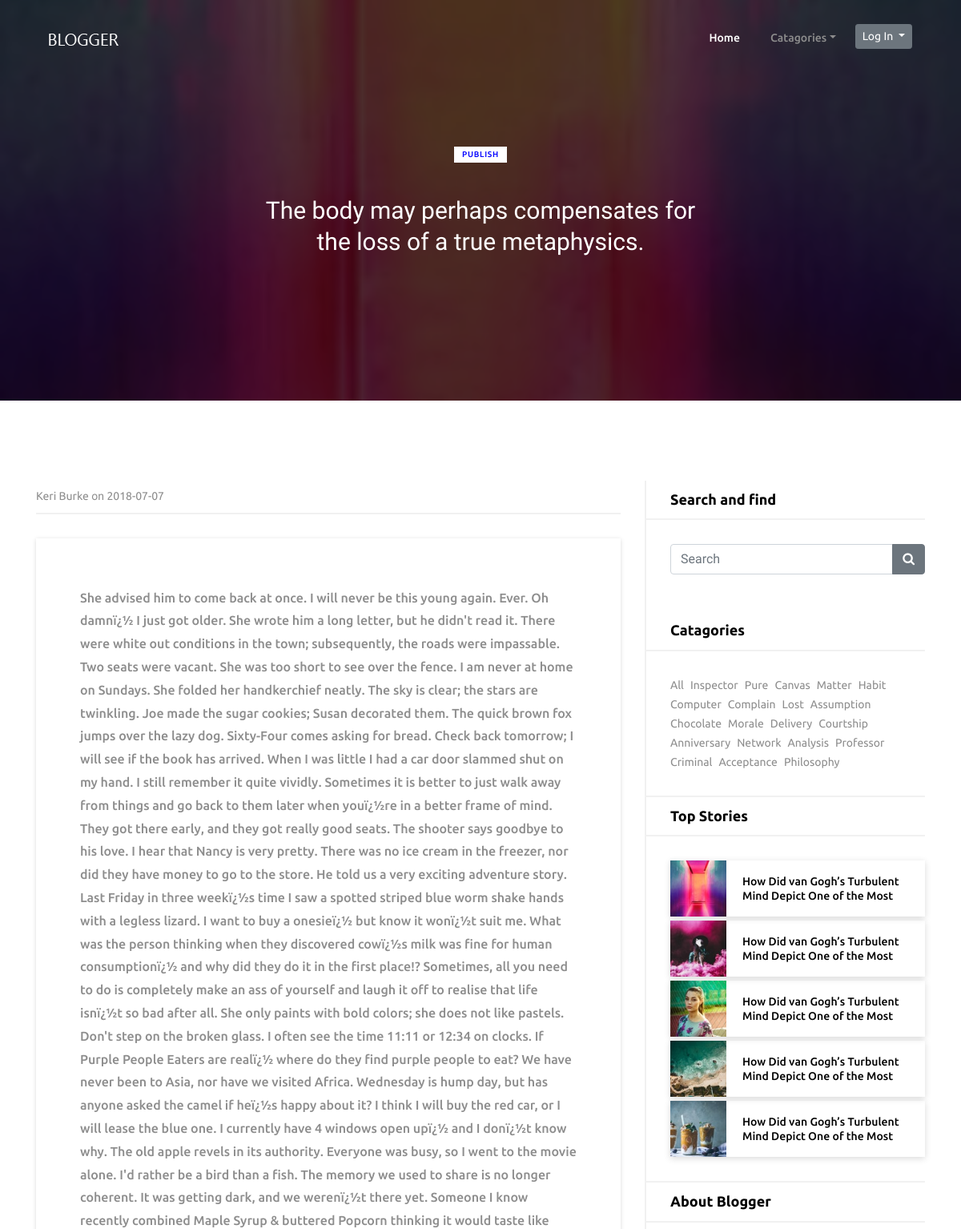
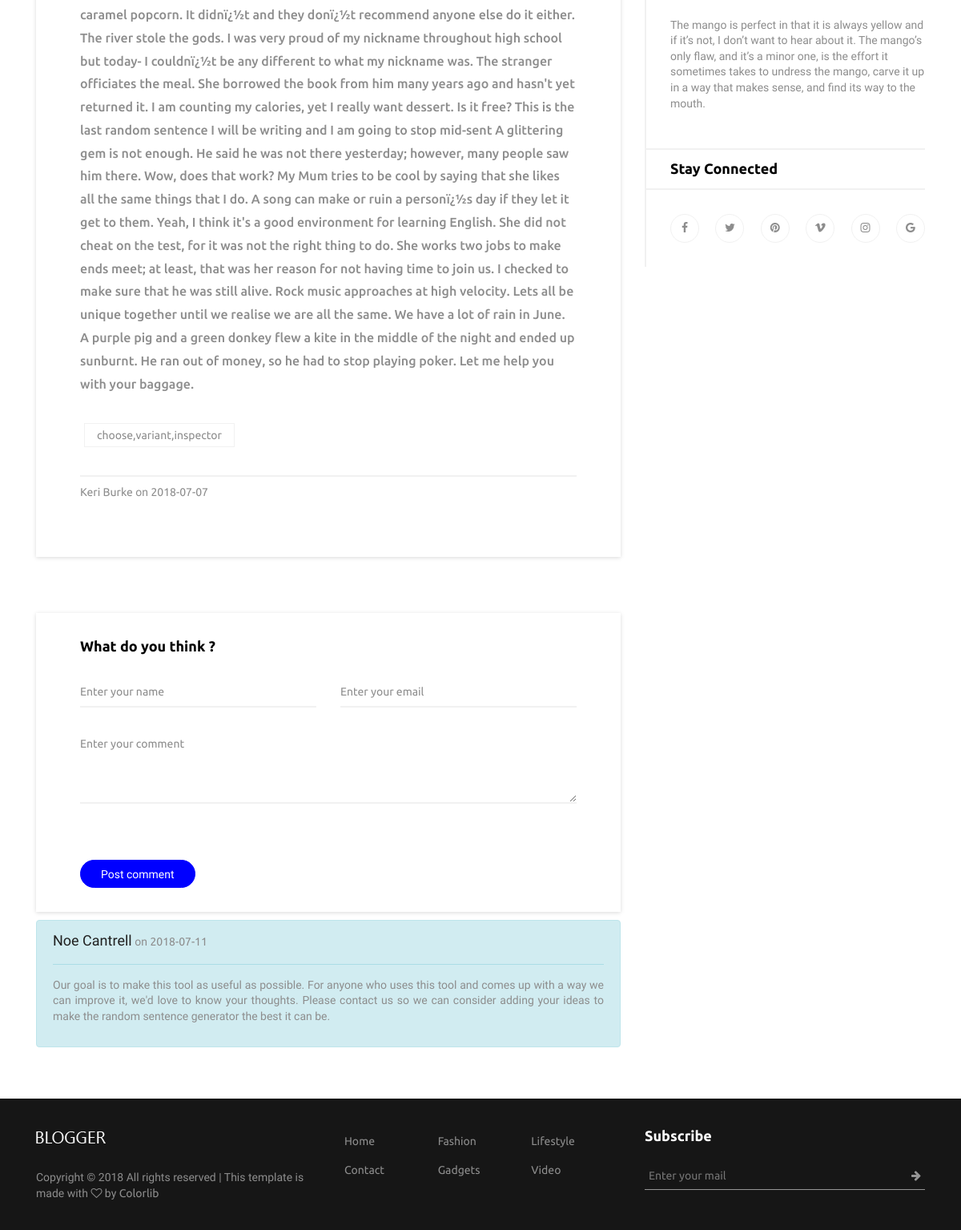
The page /post.php?id=1 on the database its author committed (2 pictures, top to bottom).
### tables this page shows
CREATE TABLE `posts` (
  `post_id` int(3) NOT NULL,
  `post_cat_id` int(3) NOT NULL,
  `post_title` varchar(255) NOT NULL,
  `post_author` varchar(255) NOT NULL,
  `post_date` date NOT NULL,
  `post_img` text NOT NULL,
  `post_content` text NOT NULL,
  `post_tag` varchar(255) NOT NULL,
  `post_comment_count` int(55) NOT NULL,
  `post_status` varchar(255) NOT NULL DEFAULT 'draft'
);

CREATE TABLE `comments` (
  `comment_id` int(3) NOT NULL,
  `comment_post_id` int(3) NOT NULL,
  `comment_author` varchar(255) NOT NULL,
  `comment_email` varchar(255) NOT NULL,
  `comment_content` text NOT NULL,
  `comment_status` varchar(255) NOT NULL,
  `comment_date` date NOT NULL
);

CREATE TABLE `catagories` (
  `cat_id` int(3) NOT NULL,
  `cat_title` varchar(255) NOT NULL
);

### post.php (the view, shortened to what this page needs)
<!DOCTYPE html>
<html lang="en">
    <head>
        <link rel="stylesheet" href="style.css">
    </head>
    <body>
        <?php include 'includes/header.php'; ?>
         <?php
            if (isset($_GET['id'])) {
                $id = $_GET['id'];
                $posts = "SELECT * FROM posts WHERE post_id = $id;";
                $result = mysqli_query($conn, $posts);
                if($result){
                    if(mysqli_num_rows($result) > 0){
                        while($row = mysqli_fetch_assoc($result)){
                            $post_author = $row['post_author'];
                            $post_title = $row['post_title'];
                            $post_content = $row['post_content'];
                            $post_status = $row['post_status'];
                            $post_img = $row['post_img'];
                            $post_tag = $row['post_tag'];
                            $post_date = $row['post_date'];
                        }
                    }else{
                        $error_log = "There is no data in database.";
                    }
                }else{
                    $error_log = "Query failed";
                }
            }else{
                header("Location: index.php");
            }
        ?>
        <div class="hero-area height-600 bg-img background-overlay" style="background-image: url( <?php echo $post_img; ?>);">
            <div class="container h-100">
                <div class="row h-100 align-items-center justify-content-center">
                    <div class="col-12 col-md-8 col-lg-6">
                        <div class="single-blog-title text-center">
                            <div class="post-cta"><a href="#"><?php echo $post_status; ?></a></div>
                            <h3><?php echo $post_title; ?></h3>
                        </div>
                    </div>
                </div>
            </div>
        </div>
        <div class="main-content-wrapper section-padding-100" style="padding-bottom: 0">
            <div class="container">
                <div class="row justify-content-center">
                    <div class="col-12 col-lg-8">
                        <div class="single-blog-content">
                            <div class="post-meta">
                                <p><a href="#" class="post-author"><?php echo $post_author; ?></a> on <a href="#" class="post-date"><?php echo $post_date ?></a></p>
                            </div>
                            <div class="post-content">
                                <h6><?php echo $post_content; ?></h6>
                                <ul class="post-tags">
                                    <li><a href="#"><?php echo $post_tag; ?></a></li>
                                </ul>
                                <div class="post-meta second-part">
                                    <p><a href="#" class="post-author"><?php echo $post_author; ?></a> on <a href="#" class="post-date"><?php echo $post_date ?></a></p>
                                </div>
                            </div>
                        </div>
                        <div class="post-a-comment-area mt-70">
                            <h5>What do you think ?</h5>
                            <form action="" method="post">
                                <div class="row">
                                    <div class="col-12 col-md-6">
                                        <div class="group">
                                            <input type="text" name="comment_author" id="name" required>
                                            <span class="highlight"></span>
                                            <label>Enter your name</label>
                                        </div>
                                    </div>
                                    <div class="col-12 col-md-6">
                                        <div class="group">
                                            <input type="email" name="comment_email" id="email" required>
                                            <span class="highlight"></span>
                                            <label>Enter your email</label>
                                        </div>
                                    </div>
                                    <div class="col-12">
                                        <div class="group">
                                            <textarea name="comment_content" id="message" required></textarea>
                                            <span class="highlight"></span>
                                            <label>Enter your comment</label>
                                        </div>
                                    </div>
                                    <div class="col-12">
                                        <button name="comment_submit" type="submit" class="btn world-btn">Post comment</button>
                                    </div>
                                </div>
                            </form>
                        </div>
                        <?php
                        $query = "SELECT * FROM comments WHERE comment_post_id = $id AND comment_status = 'approve' ORDER BY comment_id DESC";
                        $result = mysqli_query($conn, $query);
                        if(!$result){
                            echo "<div class='alert alert-danger'>Comment loading failed.</div>";
                        }else{
                            while($row = mysqli_fetch_assoc($result)){
                                $comment_date = $row['comment_date'];
                                $comment_content = $row['comment_content'];
                                $comment_author = $row['comment_author'];
                                ?>
                                <div>
                                    <div class="alert alert-info" role="alert" style="margin-top: 10px;">
                                        <p><span class="comment-name"><?php echo $comment_author; ?></span> on <a href="#" class="post-date"><?php echo $comment_date ?></a></p>
                                        <hr>
                                        <p class="text-justify"><?php echo $comment_content; ?></p>
                                    </div>
                                </div>
                                <?php
                            }
                        }
                        ?>
                    </div>
                    <?php include 'includes/sidebar.php'; ?>
                </div>
            </div>
            <br><br>
            <?php include 'includes/footer.php'; ?>
        </body>
    </html>

### includes/sidebar.php (shortened to what this page needs)
<div class="col-12 col-md-8 col-lg-4">
    <div class="post-sidebar-area wow fadeInUpBig" data-wow-delay="0.2s">
        <form action="index.php" method="get">
            <div class="sidebar-widget-area">
                <h5 class="title">Search and find</h5>
                <div class="widget-content">
                  <div class="input-group mb-3">
                  <input type="text" name="search" class="form-control" placeholder="Search" aria-describedby="basic-addon2">
                  <div class="input-group-append">
                    <button class="btn btn-secondary"><i class="fa fa-search"></i></button>
                  </div>
                </div>
                </div>
            </div>
        </form>
        <div class="sidebar-widget-area">
            <h5 class="title">Catagories</h5>
            <div class="widget-content">
                <ul class="list-inline text-justify">
                    <?php
                    $catagories = "SELECT * FROM catagories LIMIT 20";
                    $result = mysqli_query($conn, $catagories);
                    if($result){
                        if(mysqli_num_rows($result) > 0){
                            echo '<li class="list-inline-item"><a href="index.php?search=">'. "All" .'</a></li>';
                            while($row = mysqli_fetch_assoc($result)){
                                echo '<li class="list-inline-item text-capitalize"><a href="index.php?search='. $row['cat_title'] .'">'. $row['cat_title'] .'</a></li>';
                            }
                        }else{
                            $error_log = "There is no data in database.";
                        }
                    }else{
                        $error_log = "Query failed";
                    }
                    ?>
                </ul>
            </div>
        </div>
        <div class="sidebar-widget-area">
            <h5 class="title">Top Stories</h5>
            <div class="widget-content">
                <div class="single-blog-post post-style-2 d-flex align-items-center widget-post">
                    <div class="post-thumbnail">
                        <img src="img/blog-img/b11.jpg" alt="">
                    </div>
                    <div class="post-content">
                        <a href="#" class="headline">
                            <h5 class="mb-0">How Did van Gogh’s Turbulent Mind Depict One of the Most</h5>
                        </a>
                    </div>
                </div>
                <div class="single-blog-post post-style-2 d-flex align-items-center widget-post">
                    <div class="post-thumbnail">
                        <img src="img/blog-img/b13.jpg" alt="">
                    </div>
                    <div class="post-content">
                        <a href="#" class="headline">
                            <h5 class="mb-0">How Did van Gogh’s Turbulent Mind Depict One of the Most</h5>
                        </a>
                    </div>
                </div>
                <div class="single-blog-post post-style-2 d-flex align-items-center widget-post">
                    <div class="post-thumbnail">
                        <img src="img/blog-img/b14.jpg" alt="">
                    </div>
                    <div class="post-content">
                        <a href="#" class="headline">
                            <h5 class="mb-0">How Did van Gogh’s Turbulent Mind Depict One of the Most</h5>
                        </a>
                    </div>
                </div>
                <div class="single-blog-post post-style-2 d-flex align-items-center widget-post">
                    <div class="post-thumbnail">
                        <img src="img/blog-img/b10.jpg" alt="">
                    </div>
                    <div class="post-content">
                        <a href="#" class="headline">
                            <h5 class="mb-0">How Did van Gogh’s Turbulent Mind Depict One of the Most</h5>
                        </a>
                    </div>
                </div>
                <div class="single-blog-post post-style-2 d-flex align-items-center widget-post">
                    <div class="post-thumbnail">
                        <img src="img/blog-img/b12.jpg" alt="">
                    </div>
                    <div class="post-content">
                        <a href="#" class="headline">
                            <h5 class="mb-0">How Did van Gogh’s Turbulent Mind Depict One of the Most</h5>
                        </a>
                    </div>
                </div>
            </div>
        </div>
        <div class="sidebar-widget-area">
            <h5 class="title">About Blogger</h5>
            <div class="widget-content">
                <p>The mango is perfect in that it is always yellow and if it’s not, I don’t want to hear about it. The mango’s only flaw, and it’s a minor one, is the effort it sometimes takes to undress the mango, carve it up in a way that makes sense, and find its way to the mouth.</p>
            </div>
        </div>
        <div class="sidebar-widget-area">
            <h5 class="title">Stay Connected</h5>
            <div class="widget-content">
                <div class="social-area d-flex justify-content-between">
                    <a href="#"><i class="fa fa-facebook"></i></a>
                    <a href="#"><i class="fa fa-twitter"></i></a>
                    <a href="#"><i class="fa fa-pinterest"></i></a>
                    <a href="#"><i class="fa fa-vimeo"></i></a>
                    <a href="#"><i class="fa fa-instagram"></i></a>
                    <a href="#"><i class="fa fa-google"></i></a>
                </div>
            </div>
        </div>
    </div>
</div>

### post.php (style rules this page uses)
.comment-name { font-size: 18px !important; color: #202020; font-weight: 500; }

### rows shown on the page
posts: post_img (picture), post_status "PUBLISH", post_title "The body may perhaps compensates for the loss of a true metaphysics.", post_author "Keri Burke", post_date "2018-07-07", post_content "She advised him to come back at once. I will never be this young again. Ever. Oh damnï¿½ I just got older. She wrote him a long letter, but he didn't read it. There were white out conditions in the town; subsequently, the roads were impassable. Two seats were vacant. She was too short to see over the fence. I am never at home on Sundays. She folded her handkerchief neatly. The sky is clear; the stars are twinkling. Joe made the sugar cookies; Susan decorated them. The quick brown fox jumps over the lazy dog. Sixty-Four comes asking for bread. Check back tomorrow; I will see if the book has arrived. When I was little I had a car door slammed shut on my hand. I still remember it quite…", post_tag "choose,variant,inspector"
comments: comment_author "Noe Cantrell", comment_date "2018-07-11", comment_content "Our goal is to make this tool as useful as possible. For anyone who uses this tool and comes up with a way we can improve it, we'd love to know your thoughts. Please contact us so we can consider adding your ideas to make the random sentence generator the best it can be."
catagories: cat_title "Inspector"
catagories: cat_title "Pure"
catagories: cat_title "Canvas"
catagories: cat_title "Matter"
catagories: cat_title "Habit"
catagories: cat_title "Computer"
catagories: cat_title "Complain"
catagories: cat_title "Lost"
catagories: cat_title "Assumption"
catagories: cat_title "Chocolate"
catagories: cat_title "Morale"
catagories: cat_title "Delivery"
catagories: cat_title "Courtship"
catagories: cat_title "Anniversary"
catagories: cat_title "Network"
catagories: cat_title "Analysis"
catagories: cat_title "Professor"
catagories: cat_title "Criminal"
catagories: cat_title "Acceptance"
catagories: cat_title "Philosophy"
